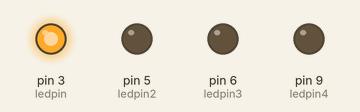
A sketch run on a simulated Arduino Uno, built with avr-gcc and run on an emulated ATmega328P. Parts: output pins drawn as LEDs (lit = HIGH).

Above: at 0.05 s.
At 0.25 s:
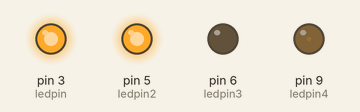
At 0.4 s:
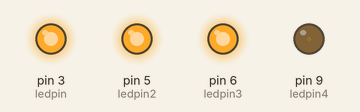
At 0.5 s:
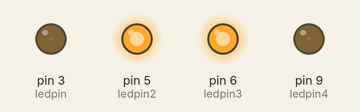
At 0.75 s:
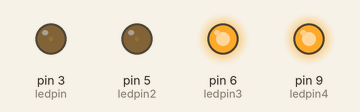
At 1.0 s:
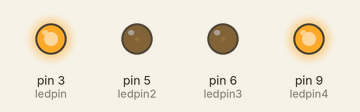
Timing chart, 0 to 3.0 s (numbered marks = the images above):
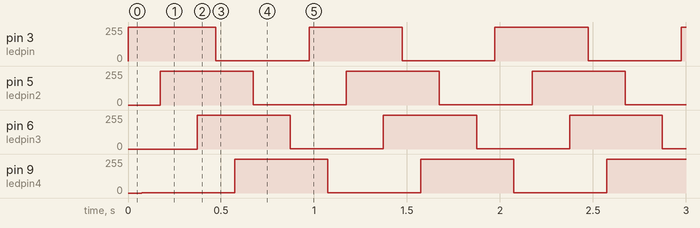

The sketch:

bike_wheels.ino
```cpp
/*OPPOSITE “SPOKES” FADE IN AND OUT
CONSECUTIVELY TO CREATE THE ILLUSION
OF COUNTER-CLOCKWISE ROTATION.
ANIMATION IS SLOW AND SUBTLE.

Connect opposite pairs of spokes on both wheels to defined PWM pins on Arduino
*/

int value, value2, value3, value4 ;
int ledpin = 3;                           // light connected to digital pin 3
int ledpin2 = 5;                          // light connected to digital pin 5
int ledpin3 = 6;                          // light connected to digital pin 6
int ledpin4 = 9;                          // light connected to digital pin 9
long time=0;

int period = 1000;
int displace = 200;

void setup()
{
 // nothing for setup
}

void loop()
{
 time = millis();
 value = 128+127*cos(2*PI/period*time);
 value2 = 128+127*cos(2*PI/period*(displace-time));
 value3 = 128+127*cos(2*PI/period*((2*displace)-time));
 value4 = 128+127*cos(2*PI/period*((3*displace)-time));
 analogWrite(ledpin, value);           // sets the value (range from 0 to 255)
 analogWrite(ledpin2, value2);         // sets the value (range from 0 to 255)
 analogWrite(ledpin3, value3);         // sets the value (range from 0 to 255)
 analogWrite(ledpin4, value4);         // sets the value (range from 0 to 255)
}
```

Measured:
- by itself, pin 3 (ledpin): repeats every 1.0 s: 253/255 0.45 s, 2/255 0.01 s, 1/255 0.04 s, 2/255 0.45 s, 253/255 0.01 s, 254/255 0.04 s
- by itself, pin 9 (ledpin4): repeats every 1.0 s: 1/255 0.04 s, 2/255 0.45 s, 253/255 0.01 s, 254/255 0.04 s, 253/255 0.45 s, 2/255 0.01 s
- by itself, pin 5 (ledpin2), pin 6 (ledpin3): repeats every 1.0 s: 254/255 0.04 s, 253/255 0.45 s, 2/255 0.01 s, 1/255 0.04 s, 2/255 0.45 s, 253/255 0.01 s
